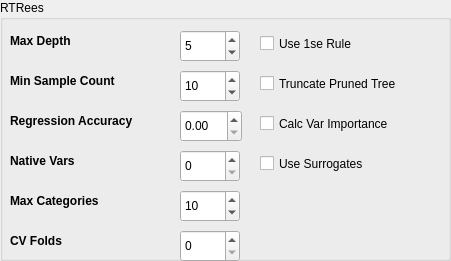
   <widget class="QGroupBox" name="groupBox_5">
    <property name="geometry">
     <rect>
      <x>700</x>
      <y>360</y>
      <width>451</width>
      <height>261</height>
     </rect>
    </property>
    <property name="title">
     <string>RTRees</string>
    </property>
    <widget class="QSpinBox" name="max_depth">
     <property name="geometry">
      <rect>
       <x>180</x>
       <y>30</y>
       <width>60</width>
       <height>32</height>
      </rect>
     </property>
     <property name="minimum">
      <number>1</number>
     </property>
     <property name="maximum">
      <number>999999</number>
     </property>
     <property name="value">
      <number>5</number>
     </property>
    </widget>
    <widget class="QCheckBox" name="use_1se_rule">
     <property name="geometry">
      <rect>
       <x>260</x>
       <y>30</y>
       <width>141</width>
       <height>27</height>
      </rect>
     </property>
     <property name="text">
      <string>Use 1se Rule</string>
     </property>
    </widget>
    <widget class="QSpinBox" name="cv_folds">
     <property name="geometry">
      <rect>
       <x>180</x>
       <y>230</y>
       <width>60</width>
       <height>32</height>
      </rect>
     </property>
     <property name="maximum">
      <number>999999</number>
     </property>
    </widget>
    <widget class="QSpinBox" name="max_categories">
     <property name="geometry">
      <rect>
       <x>180</x>
       <y>190</y>
       <width>60</width>
       <height>32</height>
      </rect>
     </property>
     <property name="minimum">
      <number>1</number>
     </property>
     <property name="maximum">
      <number>999999</number>
     </property>
     <property name="value">
      <number>10</number>
     </property>
    </widget>
    <widget class="QCheckBox" name="truncate_pruned_tree">
     <property name="geometry">
      <rect>
       <x>260</x>
       <y>70</y>
       <width>201</width>
       <height>27</height>
      </rect>
     </property>
     <property name="text">
      <string>Truncate Pruned Tree</string>
     </property>
    </widget>
    <widget class="QLabel" name="label_24">
     <property name="geometry">
      <rect>
       <x>10</x>
       <y>70</y>
       <width>131</width>
       <height>22</height>
      </rect>
     </property>
     <property name="font">
      <font>
       <weight>75</weight>
       <bold>true</bold>
      </font>
     </property>
     <property name="text">
      <string>Min Sample Count</string>
     </property>
    </widget>
    <widget class="QLabel" name="label_25">
     <property name="geometry">
      <rect>
       <x>10</x>
       <y>230</y>
       <width>70</width>
       <height>22</height>
      </rect>
     </property>
     <property name="font">
      <font>
       <weight>75</weight>
       <bold>true</bold>
      </font>
     </property>
     <property name="text">
      <string>CV Folds</string>
     </property>
    </widget>
    <widget class="QDoubleSpinBox" name="regression_accuracy">
     <property name="geometry">
      <rect>
       <x>180</x>
       <y>110</y>
       <width>62</width>
       <height>32</height>
      </rect>
     </property>
     <property name="maximum">
      <double>999999.000000000000000</double>
     </property>
    </widget>
    <widget class="QLabel" name="label_26">
     <property name="geometry">
      <rect>
       <x>10</x>
       <y>190</y>
       <width>131</width>
       <height>22</height>
      </rect>
     </property>
     <property name="font">
      <font>
       <weight>75</weight>
       <bold>true</bold>
      </font>
     </property>
     <property name="text">
      <string>Max Categories</string>
     </property>
    </widget>
    <widget class="QCheckBox" name="use_surrogates">
     <property name="geometry">
      <rect>
       <x>260</x>
       <y>150</y>
       <width>151</width>
       <height>27</height>
      </rect>
     </property>
     <property name="text">
      <string>Use Surrogates</string>
     </property>
    </widget>
    <widget class="QLabel" name="label_27">
     <property name="geometry">
      <rect>
       <x>10</x>
       <y>110</y>
       <width>161</width>
       <height>22</height>
      </rect>
     </property>
     <property name="font">
      <font>
       <weight>75</weight>
       <bold>true</bold>
      </font>
     </property>
     <property name="text">
      <string>Regression Accuracy</string>
     </property>
    </widget>
    <widget class="QSpinBox" name="native_vars">
     <property name="geometry">
      <rect>
       <x>180</x>
       <y>150</y>
       <width>60</width>
       <height>32</height>
      </rect>
     </property>
     <property name="maximum">
      <number>999999</number>
     </property>
    </widget>
    <widget class="QCheckBox" name="calc_var_importance">
     <property name="geometry">
      <rect>
       <x>260</x>
       <y>110</y>
       <width>191</width>
       <height>27</height>
      </rect>
     </property>
     <property name="text">
      <string>Calc Var Importance</string>
     </property>
    </widget>
    <widget class="QLabel" name="label_28">
     <property name="geometry">
      <rect>
       <x>10</x>
       <y>30</y>
       <width>101</width>
       <height>22</height>
      </rect>
     </property>
     <property name="font">
      <font>
       <weight>75</weight>
       <bold>true</bold>
      </font>
     </property>
     <property name="text">
      <string>Max Depth</string>
     </property>
    </widget>
    <widget class="QLabel" name="label_29">
     <property name="geometry">
      <rect>
       <x>10</x>
       <y>150</y>
       <width>101</width>
       <height>22</height>
      </rect>
     </property>
     <property name="font">
      <font>
       <weight>75</weight>
       <bold>true</bold>
      </font>
     </property>
     <property name="text">
      <string>Native Vars</string>
     </property>
    </widget>
    <widget class="QSpinBox" name="min_sample_count">
     <property name="geometry">
      <rect>
       <x>180</x>
       <y>70</y>
       <width>60</width>
       <height>32</height>
      </rect>
     </property>
     <property name="minimum">
      <number>1</number>
     </property>
     <property name="maximum">
      <number>999999</number>
     </property>
     <property name="value">
      <number>10</number>
     </property>
    </widget>
   </widget>
